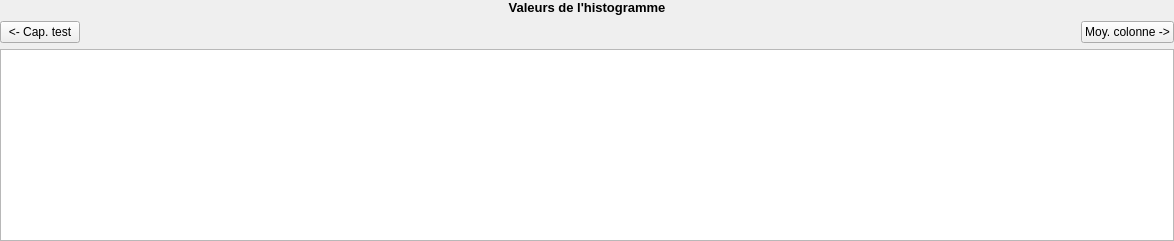
          <widget class="QWidget" name="page_histo_don">
           <layout class="QGridLayout" name="gridLayout_13">
            <property name="leftMargin">
             <number>0</number>
            </property>
            <property name="topMargin">
             <number>0</number>
            </property>
            <property name="rightMargin">
             <number>0</number>
            </property>
            <property name="bottomMargin">
             <number>0</number>
            </property>
            <item row="1" column="0">
             <widget class="QPushButton" name="bouton_histo_donBack">
              <property name="text">
               <string>&lt;- Cap. test</string>
              </property>
             </widget>
            </item>
            <item row="1" column="1">
             <spacer name="horizontalSpacer_4">
              <property name="orientation">
               <enum>Qt::Horizontal</enum>
              </property>
              <property name="sizeHint" stdset="0">
               <size>
                <width>989</width>
                <height>20</height>
               </size>
              </property>
             </spacer>
            </item>
            <item row="1" column="2">
             <widget class="QPushButton" name="bouton_histo_don">
              <property name="text">
               <string>Moy. colonne -&gt;</string>
              </property>
             </widget>
            </item>
            <item row="2" column="0" colspan="3">
             <widget class="QTextBrowser" name="textBrowser_histo">
              <property name="sizePolicy">
               <sizepolicy hsizetype="Expanding" vsizetype="Expanding">
                <horstretch>0</horstretch>
                <verstretch>1</verstretch>
               </sizepolicy>
              </property>
             </widget>
            </item>
            <item row="0" column="0" colspan="3">
             <widget class="QLabel" name="label_histo_don">
              <property name="sizePolicy">
               <sizepolicy hsizetype="Expanding" vsizetype="Preferred">
                <horstretch>0</horstretch>
                <verstretch>0</verstretch>
               </sizepolicy>
              </property>
              <property name="font">
               <font>
                <pointsize>10</pointsize>
                <weight>75</weight>
                <italic>false</italic>
                <bold>true</bold>
               </font>
              </property>
              <property name="text">
               <string>Valeurs de l'histogramme</string>
              </property>
              <property name="textFormat">
               <enum>Qt::AutoText</enum>
              </property>
              <property name="alignment">
               <set>Qt::AlignCenter</set>
              </property>
             </widget>
            </item>
           </layout>
          </widget>
